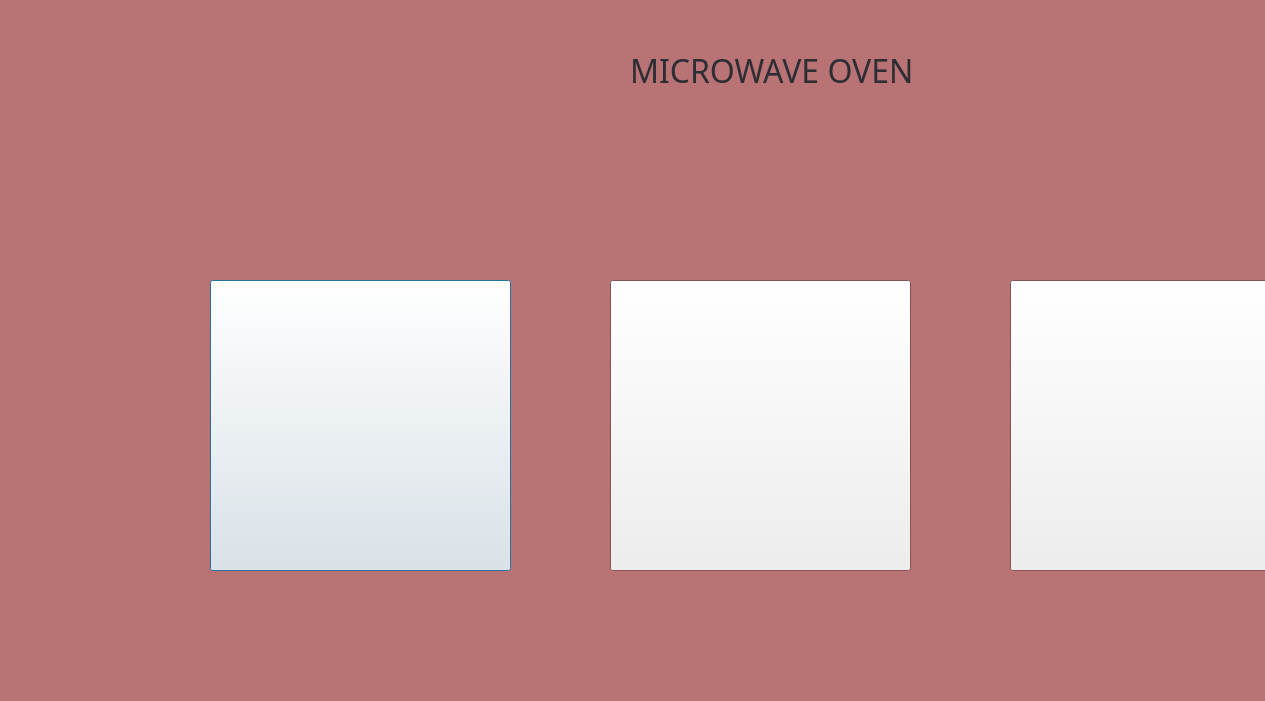
<?xml version="1.0" encoding="UTF-8"?>
<ui version="4.0">
 <class>oven</class>
 <widget class="QDialog" name="oven">
  <property name="geometry">
   <rect>
    <x>0</x>
    <y>0</y>
    <width>1265</width>
    <height>701</height>
   </rect>
  </property>
  <property name="palette">
   <palette>
    <active>
     <colorrole role="Window">
      <brush brushstyle="SolidPattern">
       <color alpha="255">
        <red>185</red>
        <green>115</green>
        <blue>117</blue>
       </color>
      </brush>
     </colorrole>
    </active>
    <inactive>
     <colorrole role="Window">
      <brush brushstyle="SolidPattern">
       <color alpha="255">
        <red>185</red>
        <green>115</green>
        <blue>117</blue>
       </color>
      </brush>
     </colorrole>
    </inactive>
    <disabled>
     <colorrole role="Base">
      <brush brushstyle="SolidPattern">
       <color alpha="255">
        <red>185</red>
        <green>115</green>
        <blue>117</blue>
       </color>
      </brush>
     </colorrole>
     <colorrole role="Window">
      <brush brushstyle="SolidPattern">
       <color alpha="255">
        <red>185</red>
        <green>115</green>
        <blue>117</blue>
       </color>
      </brush>
     </colorrole>
    </disabled>
   </palette>
  </property>
  <property name="windowTitle">
   <string>Dialog</string>
  </property>
  <widget class="QPushButton" name="oven1btn">
   <property name="geometry">
    <rect>
     <x>210</x>
     <y>280</y>
     <width>301</width>
     <height>291</height>
    </rect>
   </property>
   <property name="text">
    <string/>
   </property>
  </widget>
  <widget class="QPushButton" name="oven2btn">
   <property name="geometry">
    <rect>
     <x>610</x>
     <y>280</y>
     <width>301</width>
     <height>291</height>
    </rect>
   </property>
   <property name="text">
    <string/>
   </property>
  </widget>
  <widget class="QPushButton" name="oven3btn">
   <property name="geometry">
    <rect>
     <x>1010</x>
     <y>280</y>
     <width>301</width>
     <height>291</height>
    </rect>
   </property>
   <property name="text">
    <string/>
   </property>
  </widget>
  <widget class="QLabel" name="label">
   <property name="geometry">
    <rect>
     <x>630</x>
     <y>50</y>
     <width>331</width>
     <height>41</height>
    </rect>
   </property>
   <property name="palette">
    <palette>
     <active>
      <colorrole role="WindowText">
       <brush brushstyle="SolidPattern">
        <color alpha="255">
         <red>45</red>
         <green>45</green>
         <blue>52</blue>
        </color>
       </brush>
      </colorrole>
     </active>
     <inactive>
      <colorrole role="WindowText">
       <brush brushstyle="SolidPattern">
        <color alpha="255">
         <red>45</red>
         <green>45</green>
         <blue>52</blue>
        </color>
       </brush>
      </colorrole>
     </inactive>
     <disabled/>
    </palette>
   </property>
   <property name="font">
    <font>
     <family>Britannic Bold</family>
     <pointsize>24</pointsize>
    </font>
   </property>
   <property name="text">
    <string>MICROWAVE OVEN</string>
   </property>
  </widget>
 </widget>
 <resources/>
 <connections/>
</ui>
